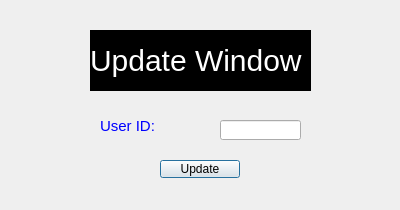
<?xml version="1.0" encoding="UTF-8"?>
<ui version="4.0">
 <class>updateBox</class>
 <widget class="QDialog" name="updateBox">
  <property name="geometry">
   <rect>
    <x>0</x>
    <y>0</y>
    <width>400</width>
    <height>210</height>
   </rect>
  </property>
  <property name="windowTitle">
   <string>Dialog</string>
  </property>
  <widget class="QLabel" name="label">
   <property name="geometry">
    <rect>
     <x>90</x>
     <y>30</y>
     <width>221</width>
     <height>61</height>
    </rect>
   </property>
   <property name="styleSheet">
    <string notr="true">QLabel{
color:white;
font-size: 30px;
background:black;
}</string>
   </property>
   <property name="text">
    <string>Update Window</string>
   </property>
  </widget>
  <widget class="QLabel" name="label_2">
   <property name="geometry">
    <rect>
     <x>100</x>
     <y>110</y>
     <width>91</width>
     <height>31</height>
    </rect>
   </property>
   <property name="styleSheet">
    <string notr="true">QLabel{
color:blue;
font-size:15px;
}</string>
   </property>
   <property name="text">
    <string>User ID:</string>
   </property>
  </widget>
  <widget class="QLineEdit" name="lineEdit">
   <property name="geometry">
    <rect>
     <x>220</x>
     <y>120</y>
     <width>81</width>
     <height>20</height>
    </rect>
   </property>
  </widget>
  <widget class="QPushButton" name="pushButton">
   <property name="geometry">
    <rect>
     <x>160</x>
     <y>160</y>
     <width>80</width>
     <height>18</height>
    </rect>
   </property>
   <property name="text">
    <string>Update</string>
   </property>
  </widget>
 </widget>
 <resources/>
 <connections/>
</ui>
